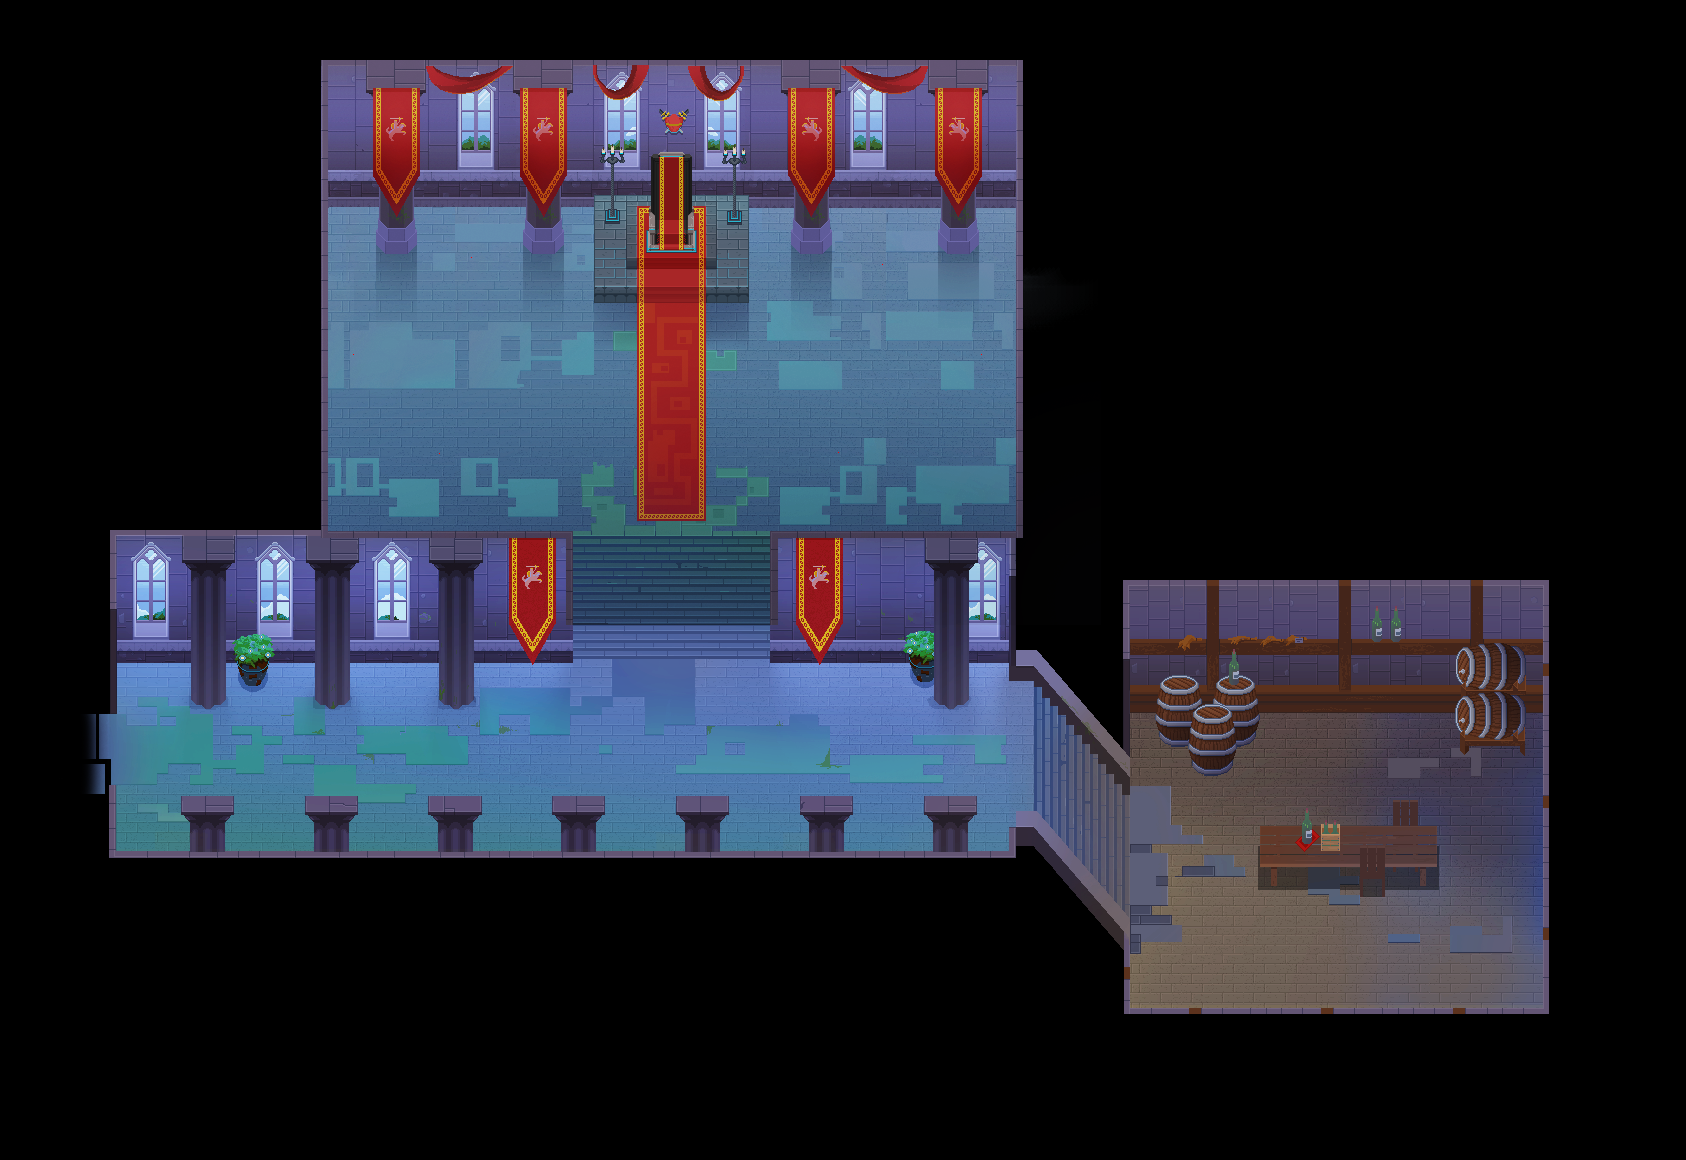

Tiled map render using the project's own tile images. Description and the map definition, with tile-layer contents summarised, below:
An orthogonal 1x1 tile map with 1686x1160 px tiles, 4 tile layers (PARALLAX_LAYER, BACKGROUND_LAYER, FRONT_LAYER, LIGHT_LAYER), 4 tilesets and 6 objects.

<map version="1.4" tiledversion="1.4.3" orientation="orthogonal" renderorder="right-down" width="1" height="1" tilewidth="1686" tileheight="1160" infinite="0" nextlayerid="7" nextobjectid="10">
 <tileset firstgid="1" name="CastleBackgroundLayer" tilewidth="1686" tileheight="1160" tilecount="1" columns="1">
  <image source="CastleBackgroundLayer.png" width="1686" height="1160" />
 </tileset>
 <tileset firstgid="2" name="bush" tilewidth="43" tileheight="61" tilecount="1" columns="1">
  <image source="bush.png" width="43" height="61" />
 </tileset>
 <tileset firstgid="3" name="candle" tilewidth="25" tileheight="80" tilecount="1" columns="1">
  <image source="candle.png" width="25" height="80" />
 </tileset>
 <tileset firstgid="4" name="table" tilewidth="157" tileheight="133" tilecount="1" columns="1">
  <image source="table.png" width="157" height="133" />
 </tileset>
 <layer id="2" name="PARALLAX_LAYER" width="1" height="1">
  <data>[1 cells, 0 non-empty, 0 distinct tile ids]</data>
 </layer>
 <layer id="1" name="BACKGROUND_LAYER" width="1" height="1">
  <data>[1 cells, 1 non-empty, 1 distinct tile ids]</data>
 </layer>
 <objectgroup id="3" name="MAP_OBJECTS_LAYER">
  <object id="4" gid="2" x="454" y="264" width="43" height="61" />
  <object id="5" gid="2" x="865" y="271" width="43" height="61" />
  <object id="6" gid="3" x="348.005" y="355" width="25" height="80" />
  <object id="7" gid="3" x="976" y="355" width="25" height="80" />
  <object id="8" gid="4" x="400" y="456" width="157" height="133" />
  <object id="9" gid="4" x="799" y="455" width="157" height="133" />
 </objectgroup>
 <objectgroup id="4" name="COLLISION_LAYER" />
 <layer id="5" name="FRONT_LAYER" width="1" height="1">
  <data>[1 cells, 0 non-empty, 0 distinct tile ids]</data>
 </layer>
 <layer id="6" name="LIGHT_LAYER" width="1" height="1">
  <data>[1 cells, 0 non-empty, 0 distinct tile ids]</data>
 </layer>
</map>
